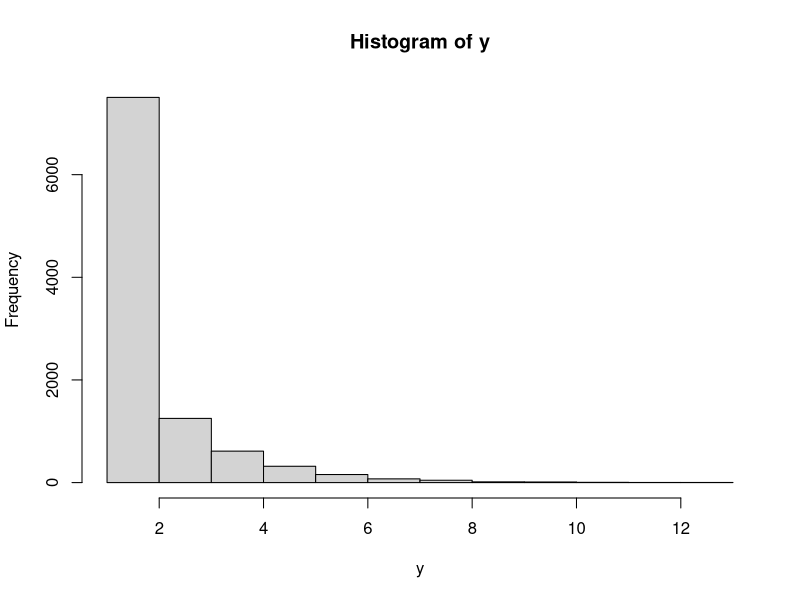

R code for this plot:
## ---- chunk 1

k = 10000
y = c()
# X1...Xn random variables with 1...k Uniform distribution
for (trial in seq(1:k)){
  x = sample(seq(1,k),5000,replace = FALSE)
  # Number of times until min(x) (1) is reached
  y = c(y,min(x))
}
hist(y)
## ---- chunk 2
p = .1
t = 8
# P(x >= 8)
geom_d = rgeom(10000,p)
length(geom_d[geom_d>=t])/10000

#mean
mean(geom_d)

#sd
sd(geom_d)

## ---- chunk 3
exp_d = rexp(10000,p)
# P(x>=8)
length(exp_d[exp_d>=t])/10000

#mean
mean(exp_d)

#sd
sd(exp_d)



## ---- chunk 4
binom_d = rbinom(10000,t,.1)
# P(x>=8)
length(binom_d[binom_d == 0])/10000

#mean
mean(binom_d)

#sd
sd(binom_d)

## ---- chunk 5
lambda = 8/10
pois_d = rpois(10000,lambda)

# P(x>=8)
length(pois_d[pois_d == 0])/10000

#mean
mean(pois_d)

#sd
sd(pois_d)

